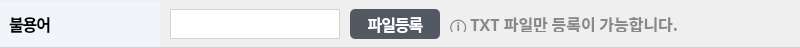
     <widget class="QFrame" name="fourth_frame">
      <property name="geometry">
       <rect>
        <x>0</x>
        <y>191</y>
        <width>800</width>
        <height>48</height>
       </rect>
      </property>
      <property name="styleSheet">
       <string notr="true">QFrame {
    border-top: 0px; /* 연한 회색 위쪽 선 */
    border-bottom: 1px solid #d3d3d3; /* 연한 회색 아래쪽 선 */
    border-left: 0px; /* 왼쪽 선 없음 */
    border-right: 0px; /* 오른쪽 선 없음 */
}
</string>
      </property>
      <property name="frameShape">
       <enum>QFrame::StyledPanel</enum>
      </property>
      <property name="frameShadow">
       <enum>QFrame::Raised</enum>
      </property>
      <widget class="QLabel" name="excl_lbl">
       <property name="geometry">
        <rect>
         <x>0</x>
         <y>1</y>
         <width>160</width>
         <height>46</height>
        </rect>
       </property>
       <property name="font">
        <font>
         <family>Pretendard</family>
         <pointsize>12</pointsize>
         <weight>75</weight>
         <bold>true</bold>
        </font>
       </property>
       <property name="styleSheet">
        <string notr="true">QLabel {
    background-color: rgb(241, 244, 249); /* 배경 색상 */
	padding:5px;
    color: black; /* 텍스트 색상 */
	border-top: 0px; /* 상측 선 없음 */
    border-bottom: 0px; /* 하측 선 없음 */		
	letter-spacing: -1px;	

			}
</string>
       </property>
       <property name="text">
        <string>불용어</string>
       </property>
       <property name="textFormat">
        <enum>Qt::AutoText</enum>
       </property>
      </widget>
      <widget class="QLineEdit" name="excl_le">
       <property name="geometry">
        <rect>
         <x>170</x>
         <y>9</y>
         <width>170</width>
         <height>30</height>
        </rect>
       </property>
       <property name="font">
        <font>
         <family>Pretendard SemiBold</family>
         <pointsize>12</pointsize>
         <weight>75</weight>
         <bold>true</bold>
        </font>
       </property>
       <property name="styleSheet">
        <string notr="true">QLineEdit {
    border: 1px solid #d3d3d3; /* 테두리 색상 */
    padding: 5px;
    color: black; /* 텍스트 색상 */
	letter-spacing: -1px;	
}</string>
       </property>
       <property name="text">
        <string/>
       </property>
      </widget>
      <widget class="QPushButton" name="fe_reg_btn">
       <property name="geometry">
        <rect>
         <x>350</x>
         <y>9</y>
         <width>90</width>
         <height>30</height>
        </rect>
       </property>
       <property name="font">
        <font>
         <family>Pretendard</family>
         <pointsize>12</pointsize>
         <weight>75</weight>
         <bold>true</bold>
        </font>
       </property>
       <property name="styleSheet">
        <string notr="true">QPushButton {
    background-color: #525962; /* 배경 색상 */
    color: white; /* 텍스트 색상 */
    border: none; /* 테두리 없음 */
    padding: 5px 10px; /* 패딩 설정 */
    border-radius: 5px; /* 둥근 테두리 */
	letter-spacing: -1px;	
}
QPushButton:hover {
    background-color: #6a6a6a; /* 마우스를 올렸을 때 배경 색상 */
}
QPushButton:pressed {
    background-color: #2a2a2a; /* 버튼을 눌렀을 때 배경 색상 */
}</string>
       </property>
       <property name="text">
        <string>파일등록</string>
       </property>
      </widget>
      <widget class="QLabel" name="wrg_lbl">
       <property name="geometry">
        <rect>
         <x>450</x>
         <y>16</y>
         <width>241</width>
         <height>16</height>
        </rect>
       </property>
       <property name="font">
        <font>
         <family>Pretendard</family>
         <pointsize>12</pointsize>
         <weight>75</weight>
         <bold>true</bold>
        </font>
       </property>
       <property name="styleSheet">
        <string notr="true"> QLabel {
        background-color: transparent;
		color: #888888;
        border: none;
        padding: 0px;
        margin: 0px;
    }</string>
       </property>
       <property name="text">
        <string>ⓘ TXT 파일만 등록이 가능합니다.</string>
       </property>
      </widget>
     </widget>
